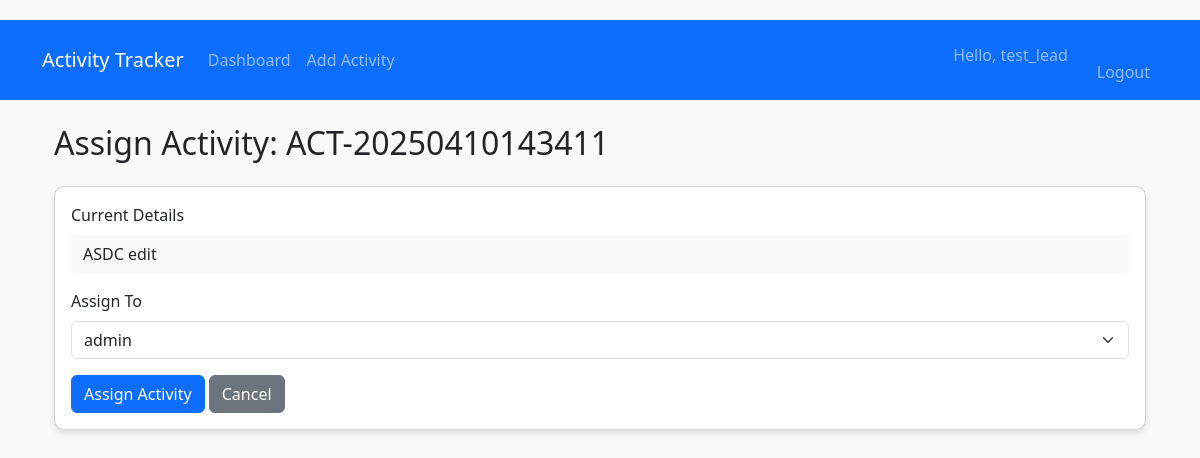
Screenshot of /assign_activity/2 (signed in) with the database file from the repository.
### app/models.py (models this page shows, shortened)
class User(UserMixin, db.Model):
    __tablename__ = 'users'
    id = db.Column(db.Integer, primary_key=True)
    username = db.Column(db.String(64), unique=True, nullable=False)
    email = db.Column(db.String(120), unique=True, nullable=False)
    password_hash = db.Column(db.String(128), nullable=False)
    role = db.Column(db.String(20), nullable=False, default='member')
    team = db.Column(db.String(20), nullable=False, default='development')
    created_at = db.Column(db.DateTime, default=datetime.utcnow)
    activities = db.relationship('Activity', backref='author', lazy='dynamic',
                               foreign_keys='Activity.user_id')
    assigned_activities = db.relationship('Activity', backref='assignee',
                                        foreign_keys='Activity.assigned_to',
                                        lazy='dynamic')
    assigned_by_me = db.relationship('Activity', backref='assigner',
                                    foreign_keys='Activity.assigner_id',
                                    lazy='dynamic')
    dropdown_options = db.relationship('DropdownOption', backref='creator', lazy='dynamic')
    reports = db.relationship('Report', backref='author', lazy='dynamic')
    @property
    def is_team_lead(self):
        return self.role == 'team_lead'

class Activity(db.Model):
    __tablename__ = 'activities'
    id = db.Column(db.Integer, primary_key=True)
    activity_id = db.Column(db.String(20), unique=True, nullable=False)
    details = db.Column(db.Text, nullable=False)
    node_name = db.Column(db.String(50))
    activity_type = db.Column(db.String(50))
    status = db.Column(db.String(50), default='pending')
    start_date = db.Column(db.DateTime, nullable=False)
    end_date = db.Column(db.DateTime)
    duration = db.Column(db.Float)
    user_id = db.Column(db.Integer, db.ForeignKey('users.id'))
    assigned_to = db.Column(db.Integer, db.ForeignKey('users.id'))
    assigner_id = db.Column(db.Integer, db.ForeignKey('users.id'))
    created_at = db.Column(db.DateTime, default=datetime.utcnow)
    updated_at = db.Column(db.DateTime, default=datetime.utcnow, onupdate=datetime.utcnow)

### app/team_lead/routes.py (the view, shortened to what this page needs)
@bp.route('/assign_activity/<int:activity_id>', methods=['GET', 'POST'])
@login_required
def assign_activity(activity_id):
    if not current_user.is_team_lead:
        abort(403)
    activity = Activity.query.get_or_404(activity_id)
    form = TeamActivityForm()
    form.assigned_to.choices = [
        (member.id, member.username)
        for member in User.query.filter_by(team=current_user.team).all()
    ]
    return render_template('team_lead/assign_activity.html',
                         form=form,
                         activity=activity)

### app/team_lead/forms.py
class TeamActivityForm(FlaskForm):
    assigned_to = SelectField('Assign To', coerce=int, validators=[DataRequired()])
    submit = SubmitField('Assign Activity')

### app/models.py (called while the page is built)
@login_manager.user_loader
def load_user(user_id):
    return User.query.get(int(user_id))

### app/templates/team_lead/assign_activity.html (shortened to what this page needs)
{% extends "base.html" %}
{% block content %}
<div class="container mt-4">
    <h2>Assign Activity: {{ activity.activity_id }}</h2>
    <div class="card mt-4">
        <div class="card-body">
            <form method="POST">
                <div class="mb-3">
                    <label class="form-label">Current Details</label>
                    <p class="form-control-plaintext">{{ activity.details }}</p>
                </div>
                <div class="mb-3">
                    {{ form.assigned_to.label(class="form-label") }}
                    {{ form.assigned_to(class="form-select") }}
                </div>
                <button type="submit" class="btn btn-primary">Assign Activity</button>
                <a href="{{ url_for('team_lead.team_dashboard') }}" class="btn btn-secondary">Cancel</a>
            </form>
        </div>
    </div>
</div>
{% endblock %}

### app/templates/base.html (shortened to what this page needs)
<!DOCTYPE html>
<html lang="en">
<head>
    <link href="https://cdn.jsdelivr.net/npm/bootstrap@5.3.0/dist/css/bootstrap.min.css" rel="stylesheet">
    <link rel="stylesheet" href="https://cdn.jsdelivr.net/npm/bootstrap-icons@1.8.1/font/bootstrap-icons.css">
    <link rel="stylesheet" href="{{ url_for('static', filename='css/styles.css') }}">
</head>
<body>
    <nav class="navbar navbar-expand-lg navbar-dark bg-primary">
        <div class="container">
            <a class="navbar-brand" href="{{ url_for('main.index') }}">Activity Tracker</a>
            <div class="collapse navbar-collapse" id="navbarNav">
                <ul class="navbar-nav me-auto">
                    {% if current_user.is_authenticated %}
                        <li class="nav-item">
                            <a class="nav-link" href="{{ url_for('main.dashboard') }}">Dashboard</a>
                        </li>
                        <li class="nav-item">
                            <a class="nav-link" href="{{ url_for('main.add_activity') }}">Add Activity</a>
                        </li>
                        {% if current_user.role == 'team_lead' %}
                        <li class="nav-item">
                            <a href="{{ url_for('team_lead.team_dashboard') }}" class="btn btn-outline-primary">
                        </li>
                        {% endif %}
                    {% endif %}
                </ul>
                <ul class="navbar-nav">
                    {% if current_user.is_authenticated %}
                        <li class="nav-item">
                            <span class="nav-link">Hello, {{ current_user.username }}</span>
                        </li>
                        <li class="nav-item">
                            <a class="nav-link" href="{{ url_for('auth.logout') }}">Logout</a>
                        </li>
                    {% endif %}
                </ul>
            </div>
        </div>
    </nav>
    <div class="container mt-4">
        {% block content %}{% endblock %}
    </div>
</body>
</html>

### app/static/css/styles.css (style rules this page uses)
body { padding-top: 20px; background-color: #f8f9fa; }
.btn-primary { background-color: #0d6efd; border-color: #0d6efd; }
.btn-outline-primary { color: #0d6efd; border-color: #0d6efd; }
.card { border-radius: 10px; box-shadow: 0 4px 6px rgba(0, 0, 0, 0.1); margin-bottom: 20px; }
.form-control-plaintext { background-color: #f8f9fa; padding: 0.375rem 0.75rem; border-radius: 0.25rem; }

### rows the page displays
User: username "test_lead"
Activity: activity_id "ACT-20250410143411", details "ASDC edit"
